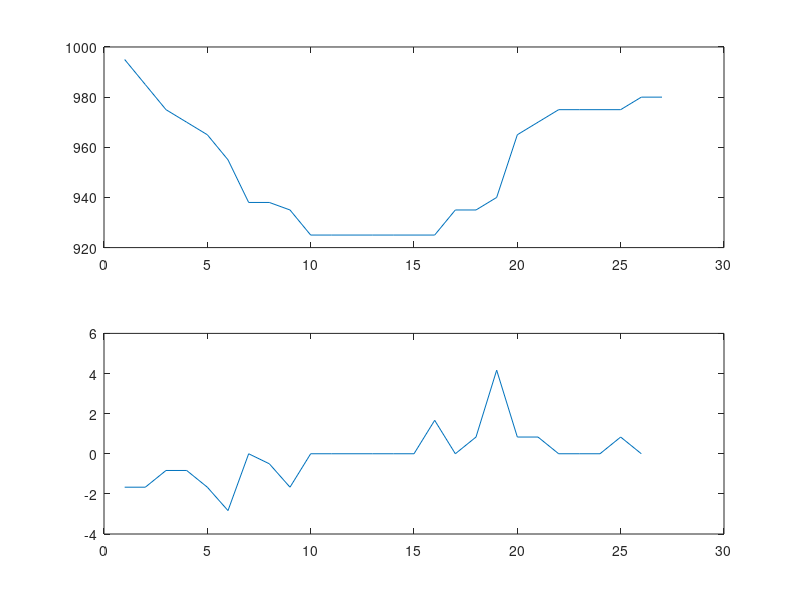

This figure's MATLAB source:
cslp=[995,985,975,970,965,955,938,938,935,925,925,925,925,925,925,925,935,935,940,965,970,975,975,975,975,980,980];
nt=length(cslp);
subplot(2,1,1)
plot(cslp)
subplot(2,1,2)
plot((cslp(2:nt)-cslp(1:nt-1))/6)
